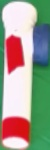
#> input picture script/test_imgs/1.jpg, 50 x 150 px
$ python -i morphology_utils.py   (imports and definitions only)
#> lines starting #> are read from the running program, lines starting #| are printed output that depends on the picture; after the words box and inside, x2 and y2 are one past the last pixel; in counts of white or black regions, pixels touching at a corner belong together
import numpy as np
import pandas as pd
import cv2
import pylab as pyl
import os
import itertools
from matplotlib.pyplot import ion


def threshold_value(img):
    """
    Returns a threshold value (0.9 or 0.98) based on whether any slice
    of the image within a central box is enterely white (white is a bitch!)
    0.9 or 0.98 come simply from a lot of experimentation.
    """

    is_color = len(img.shape) == 3
    is_grey  = len(img.shape) == 2

    if is_color:
        gray =  cv2.cvtColor(gray,cv2.COLOR_BGR2GRAY)
    elif is_grey:
        gray = img.copy()

    slices = gray.mean(axis = 1)[20:gray.shape[0]-30]
    is_white = any(x > 0.9*255 for x in slices)
    if is_white:
        return 0.98
    else:
        return 0.9

def threshold_img(img):
    """
    Simple wrap-up function for cv2.threshold()
    """

    is_color = len(img.shape) == 3
    is_grey  = len(img.shape) == 2

    t = threshold_value(img)

    if is_color:
        gray = cv2.cvtColor(img,cv2.COLOR_BGR2GRAY)
    elif is_grey:
        gray = img.copy()

    blurred = cv2.GaussianBlur(gray, (3, 3), 0)
    (_, thresh) = cv2.threshold(blurred, t*255, 1, cv2.THRESH_BINARY_INV)

    return thresh


# [153 lines left out: functions get_edges, bounding_box, shape_df, shape_points, plot_shape, not called in this run]

>>> import cv2
>>> picture = cv2.imread('1.jpg', cv2.IMREAD_GRAYSCALE)
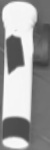
#> picture: shape (150, 50); min 59, max 252, mean 157.4
>>> result = threshold_img(picture)
#> in threshold_value, `slices = gray.mean(axis = 1)[20:gray.shape[0]-30]`: slices = 100 values, max 194.9 at index 0, min 110.1 at index 43, mean 162.1
#> in threshold_value, `is_white = any(x > 0.9*255 for x in slices)`: is_white = False
#> in threshold_img, `t = threshold_value(img)`: t = 0.9
#> in threshold_img, `(_, thresh) = cv2.threshold(blurred, t*255, 1, cv2.THRESH_BINARY_INV)`:
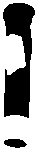
#> thresh: shape (150, 50); values 0 (black) and 1 (white), 68% white; 2 black regions, box (x1, y1, x2, y2) and area: (3, 3, 35, 118) 2243, (4, 139, 27, 148) 154

$ run again, on script/test_imgs/2.jpg
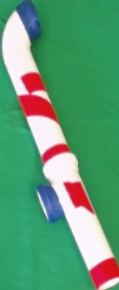
#> input picture script/test_imgs/2.jpg, 119 x 290 px
#> `picture = cv2.imread('1.jpg', cv2.IMREAD_GRAYSCALE)`:
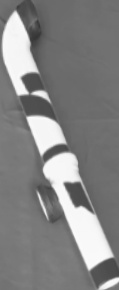
#> picture: shape (290, 119); min 53, max 252, mean 132.1
#> slices = 240 values, max 153.3 at index 235, min 100.8 at index 89, mean 135.3
#> is_white = False
#> t = 0.9
#> in threshold_img, `(_, thresh) = cv2.threshold(blurred, t*255, 1, cv2.THRESH_BINARY_INV)`:
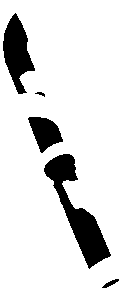
#> thresh: shape (290, 119); values 0 (black) and 1 (white), 86.5% white; 5 black regions, box (x1, y1, x2, y2) and area: (44, 154, 111, 269) 2412, (3, 13, 35, 94) 1405, (28, 117, 63, 153) 747, (102, 279, 119, 288) 62, (35, 92, 45, 97) 24

$ run again, on script/test_imgs/5.jpg
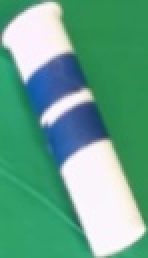
#> input picture script/test_imgs/5.jpg, 74 x 129 px (shown 2 times larger)
#> `picture = cv2.imread('1.jpg', cv2.IMREAD_GRAYSCALE)`:
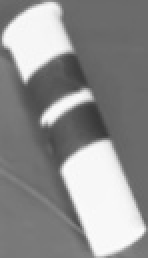
#> picture: shape (129, 74) (shown 2 times larger); min 56, max 253, mean 142.3
#> slices = 79 values, max 168.6 at index 2, min 95.95 at index 47, mean 133.3
#> is_white = False
#> t = 0.9
#> in threshold_img, `(_, thresh) = cv2.threshold(blurred, t*255, 1, cv2.THRESH_BINARY_INV)`:
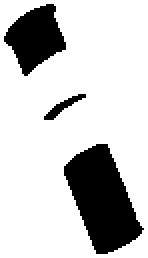
#> thresh: shape (129, 74) (shown 2 times larger); values 0 (black) and 1 (white), 78.8% white; 3 black regions, box (x1, y1, x2, y2) and area: (32, 72, 72, 127) 1289, (2, 2, 33, 38) 656, (22, 47, 43, 60) 82

$ run again, on script/test_imgs/saved01.jpg
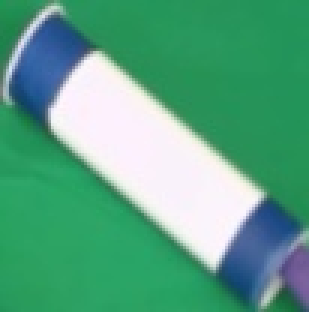
#> input picture script/test_imgs/saved01.jpg, 103 x 104 px (shown 3 times larger)
#> `picture = cv2.imread('1.jpg', cv2.IMREAD_GRAYSCALE)`:
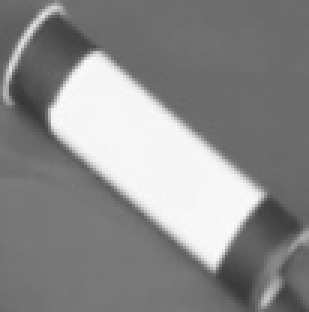
#> picture: shape (104, 103) (shown 3 times larger); min 54, max 251, mean 137.9
#> slices = 54 values, max 173 at index 43, min 120.9 at index 0, mean 157.7
#> is_white = False
#> t = 0.9
#> in threshold_img, `(_, thresh) = cv2.threshold(blurred, t*255, 1, cv2.THRESH_BINARY_INV)`:
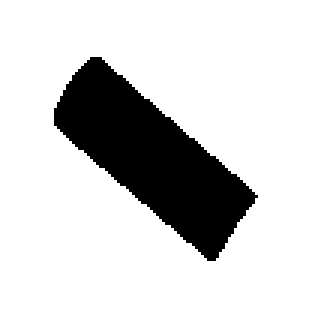
#> thresh: shape (104, 103) (shown 3 times larger); values 0 (black) and 1 (white), 81.5% white; 1 black region, box (x1, y1, x2, y2) and area: (18, 19, 86, 87) 1986
